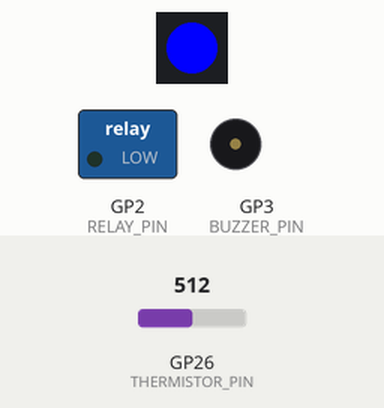
Simulated run of this sketch. Board: Raspberry Pi Pico W. Parts: 1 RGB LEDs in strip order, left to right, switched loads named in the sketch (green lamp = pin HIGH), buzzer (waves = sounding, pin HIGH). Inputs (shaded band) come from the test bench; at power-on: GP26 (THERMISTOR_PIN) = 512.

Above: at 1.8 s.
1.9 s: GP26 (THERMISTOR_PIN) set to 498
At 2.6 s:
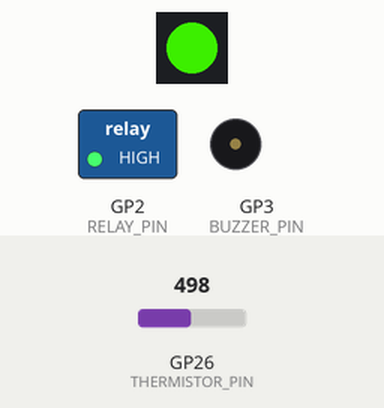
3.5 s: GP26 (THERMISTOR_PIN) set to 306
At 5.2 s:
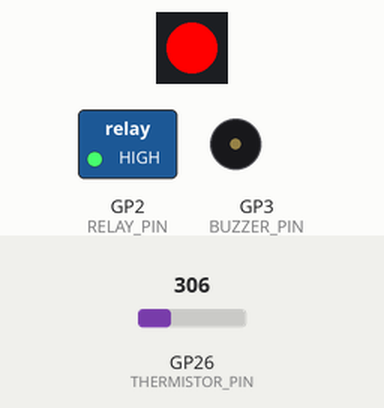
5.5 s: GP26 (THERMISTOR_PIN) set to 2
7.2 s: GP26 (THERMISTOR_PIN) set to 0
At 8.5 s:
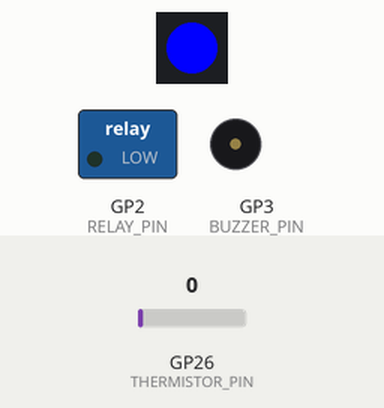
9.5 s: GP26 (THERMISTOR_PIN) set to 35
At 11.2 s:
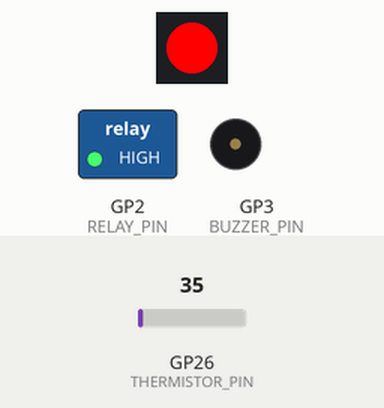
Timing chart, 0 to 12.5 s (numbered marks = the images above; inputs shaded):
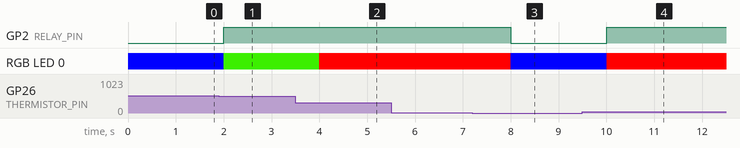

Measured:
- the behaviour switches between 512 and 511 on GP26 (THERMISTOR_PIN) (found by bisection; images 0 and 1)
- the behaviour switches between 1 and 0 on GP26 (THERMISTOR_PIN) (found by bisection; images 2 and 3)
- after the input at 1.9 s, GP2 (RELAY_PIN): LOW → HIGH after 0.10 s; RGB LED 0: RGB(0, 0, 255) → RGB(51, 204, 0) after 0.10 s
- after the input at 3.5 s, RGB LED 0: RGB(51, 204, 0) → RGB(255, 0, 0) after 0.50 s
- after the input at 5.5 s, every drawn part: stays the same
- after the input at 7.2 s, GP2 (RELAY_PIN): HIGH → LOW after 0.80 s; RGB LED 0: RGB(255, 0, 0) → RGB(0, 0, 255) after 0.80 s
- after the input at 9.5 s, GP2 (RELAY_PIN): LOW → HIGH after 0.50 s; RGB LED 0: RGB(0, 0, 255) → RGB(255, 0, 0) after 0.50 s

The sketch:

sketch.ino
```cpp
#include <Adafruit_NeoPixel.h>

#define THERMISTOR_PIN 26  // GPIO pin for thermistor (ADC)
#define RELAY_PIN 2
#define BUZZER_PIN 3
#define NEOPIXEL_PIN 4    // DIN
#define NUMPIXELS 1       // bin ships only one

Adafruit_NeoPixel pixels(NUMPIXELS, NEOPIXEL_PIN, NEO_GRB + NEO_KHZ800);

const float BETA = 3950; // coefficient of the thermistor from wokwi docs

const float FAN_THRESHOLD = 25.0; // temp to turn on the fan
const float BUZZER_THRESHOLD = 30.0; // temp to turn on the sound
unsigned long long lastBuzzerTime = 0;

void setup() {
  pixels.begin();

  pinMode(RELAY_PIN, OUTPUT);
  pinMode(BUZZER_PIN, OUTPUT);

  Serial1.begin(115200);

  digitalWrite(RELAY_PIN, LOW);  // fan off
  digitalWrite(BUZZER_PIN, LOW); // buzzer off
}

void loop() {
  int analogValue = analogRead(THERMISTOR_PIN);

  // like in wokwi docs
  float celsius =  1 / (log(1 / (1023. / analogValue - 1)) / BETA + 1.0 / 298.15) - 273.15;

  unsigned long currentMillis = millis();
  Serial1.print("[");
  Serial1.print(currentMillis / 1000);
  Serial1.print("s] Temperature: ");
  Serial1.print(celsius);
  Serial1.println(" C");

  if (celsius >= FAN_THRESHOLD) {
    digitalWrite(RELAY_PIN, HIGH);
  } else {
    digitalWrite(RELAY_PIN, LOW);
  }

  if (celsius >= BUZZER_THRESHOLD) {
    unsigned long buzzerInterval = map(celsius, BUZZER_THRESHOLD, 40.0, 1000, 200); // higher temp = beep faster
    if (millis() - lastBuzzerTime >= buzzerInterval) {
      digitalWrite(BUZZER_PIN, !digitalRead(BUZZER_PIN));
      lastBuzzerTime = millis();
    }
  } else {
    digitalWrite(BUZZER_PIN, LOW);
  }

  if (celsius < FAN_THRESHOLD) {
    pixels.setPixelColor(0, pixels.Color(0, 0, 255));
  } else if (celsius >= FAN_THRESHOLD && celsius < BUZZER_THRESHOLD) {
    uint8_t greenValue = map(celsius, FAN_THRESHOLD, BUZZER_THRESHOLD, 255, 0);
    uint8_t redValue = map(celsius, FAN_THRESHOLD, BUZZER_THRESHOLD, 0, 255);
    pixels.setPixelColor(0, pixels.Color(redValue, greenValue, 0));
  } else {
    pixels.setPixelColor(0, pixels.Color(255, 0, 0));
  }

  pixels.show();

  delay(1000);
}
```
